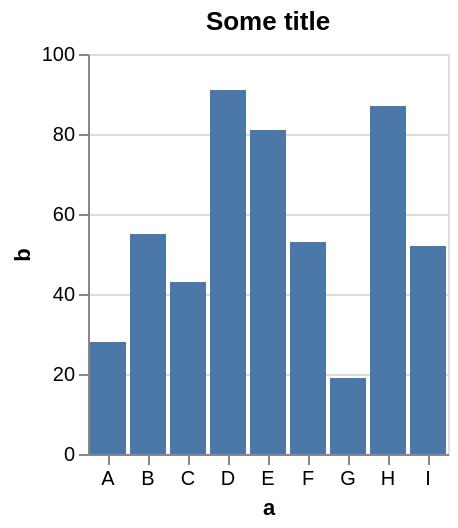

Describe this chart as a Vega-Lite specification.
### Vega specification from a JSON file in a GitHub repository (floating-point values rounded to 4 significant figures)
{"$schema": "https://vega.github.io/schema/vega/v5.json", "background": "white", "padding": 5, "height": 200, "title": {"text": "Some title", "frame": "group"}, "style": "cell", "data": [{"name": "source_0", "values": [{"a": "A", "b": 28}, {"a": "B", "b": 55}, {"a": "C", "b": 43}, {"a": "D", "b": 91}, {"a": "E", "b": 81}, {"a": "F", "b": 53}, {"a": "G", "b": 19}, {"a": "H", "b": 87}, {"a": "I", "b": 52}]}, {"name": "data_0", "source": "source_0", "transform": [{"type": "stack", "groupby": ["a"], "field": "b", "sort": {"field": [], "order": []}, "as": ["b_start", "b_end"], "offset": "zero"}, {"type": "filter", "expr": "isValid(datum[\"b\"]) && isFinite(+datum[\"b\"])"}]}], "signals": [{"name": "x_step", "value": 20}, {"name": "width", "update": "bandspace(domain('x').length, 0.1, 0.05) * x_step"}], "marks": [{"name": "marks", "type": "rect", "style": ["bar"], "from": {"data": "data_0"}, "encode": {"update": {"fill": {"value": "#4c78a8"}, "ariaRoleDescription": {"value": "bar"}, "description": {"signal": "\"a: \" + (isValid(datum[\"a\"]) ? datum[\"a\"] : \"\"+datum[\"a\"]) + \"; b: \" + (format(datum[\"b\"], \"\"))"}, "x": {"scale": "x", "field": "a"}, "width": {"signal": "max(0.25, bandwidth('x'))"}, "y": {"scale": "y", "field": "b_end"}, "y2": {"scale": "y", "field": "b_start"}}}}], "scales": [{"name": "x", "type": "band", "domain": {"data": "data_0", "field": "a", "sort": true}, "range": {"step": {"signal": "x_step"}}, "paddingInner": 0.1, "paddingOuter": 0.05}, {"name": "y", "type": "linear", "domain": {"data": "data_0", "fields": ["b_start", "b_end"]}, "range": [{"signal": "height"}, 0], "nice": true, "zero": true}], "axes": [{"scale": "y", "orient": "left", "gridScale": "x", "grid": true, "tickCount": {"signal": "ceil(height/40)"}, "domain": false, "labels": false, "aria": false, "maxExtent": 0, "minExtent": 0, "ticks": false, "zindex": 0}, {"scale": "x", "orient": "bottom", "grid": false, "title": "a", "labelAngle": 0, "labelBaseline": "top", "zindex": 0}, {"scale": "y", "orient": "left", "grid": false, "title": "b", "labelOverlap": true, "tickCount": {"signal": "ceil(height/40)"}, "zindex": 0}], "config": {"style": {"group-title": {"fontWeight": 600}}}}
